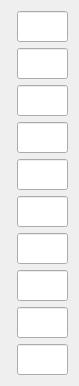
   <widget class="QWidget" name="formLayoutWidget_3">
    <property name="geometry">
     <rect>
      <x>754</x>
      <y>42</y>
      <width>71</width>
      <height>331</height>
     </rect>
    </property>
    <property name="font">
     <font>
      <family>微软雅黑</family>
      <pointsize>12</pointsize>
     </font>
    </property>
    <layout class="QFormLayout" name="formLayout_3">
     <item row="0" column="1">
      <widget class="QLineEdit" name="lineEdit30">
       <property name="font">
        <font>
         <family>微软雅黑</family>
         <pointsize>12</pointsize>
        </font>
       </property>
       <property name="text">
        <string/>
       </property>
       <property name="alignment">
        <set>Qt::AlignCenter</set>
       </property>
       <property name="readOnly">
        <bool>true</bool>
       </property>
      </widget>
     </item>
     <item row="1" column="1">
      <widget class="QLineEdit" name="lineEdit31">
       <property name="font">
        <font>
         <family>微软雅黑</family>
         <pointsize>12</pointsize>
        </font>
       </property>
       <property name="text">
        <string/>
       </property>
       <property name="alignment">
        <set>Qt::AlignCenter</set>
       </property>
       <property name="readOnly">
        <bool>true</bool>
       </property>
      </widget>
     </item>
     <item row="2" column="1">
      <widget class="QLineEdit" name="lineEdit32">
       <property name="font">
        <font>
         <family>微软雅黑</family>
         <pointsize>12</pointsize>
        </font>
       </property>
       <property name="text">
        <string/>
       </property>
       <property name="alignment">
        <set>Qt::AlignCenter</set>
       </property>
       <property name="readOnly">
        <bool>true</bool>
       </property>
      </widget>
     </item>
     <item row="3" column="1">
      <widget class="QLineEdit" name="lineEdit33">
       <property name="font">
        <font>
         <family>微软雅黑</family>
         <pointsize>12</pointsize>
        </font>
       </property>
       <property name="text">
        <string/>
       </property>
       <property name="alignment">
        <set>Qt::AlignCenter</set>
       </property>
       <property name="readOnly">
        <bool>true</bool>
       </property>
      </widget>
     </item>
     <item row="4" column="1">
      <widget class="QLineEdit" name="lineEdit34">
       <property name="font">
        <font>
         <family>微软雅黑</family>
         <pointsize>12</pointsize>
        </font>
       </property>
       <property name="text">
        <string/>
       </property>
       <property name="alignment">
        <set>Qt::AlignCenter</set>
       </property>
       <property name="readOnly">
        <bool>true</bool>
       </property>
      </widget>
     </item>
     <item row="5" column="1">
      <widget class="QLineEdit" name="lineEdit35">
       <property name="font">
        <font>
         <family>微软雅黑</family>
         <pointsize>12</pointsize>
        </font>
       </property>
       <property name="text">
        <string/>
       </property>
       <property name="alignment">
        <set>Qt::AlignCenter</set>
       </property>
       <property name="readOnly">
        <bool>true</bool>
       </property>
      </widget>
     </item>
     <item row="6" column="1">
      <widget class="QLineEdit" name="lineEdit36">
       <property name="font">
        <font>
         <family>微软雅黑</family>
         <pointsize>12</pointsize>
        </font>
       </property>
       <property name="text">
        <string/>
       </property>
       <property name="alignment">
        <set>Qt::AlignCenter</set>
       </property>
       <property name="readOnly">
        <bool>true</bool>
       </property>
      </widget>
     </item>
     <item row="7" column="1">
      <widget class="QLineEdit" name="lineEdit37">
       <property name="font">
        <font>
         <family>微软雅黑</family>
         <pointsize>12</pointsize>
        </font>
       </property>
       <property name="text">
        <string/>
       </property>
       <property name="alignment">
        <set>Qt::AlignCenter</set>
       </property>
       <property name="readOnly">
        <bool>true</bool>
       </property>
      </widget>
     </item>
     <item row="8" column="1">
      <widget class="QLineEdit" name="lineEdit38">
       <property name="font">
        <font>
         <family>微软雅黑</family>
         <pointsize>12</pointsize>
        </font>
       </property>
       <property name="text">
        <string/>
       </property>
       <property name="alignment">
        <set>Qt::AlignCenter</set>
       </property>
       <property name="readOnly">
        <bool>true</bool>
       </property>
      </widget>
     </item>
     <item row="9" column="1">
      <widget class="QLineEdit" name="lineEdit39">
       <property name="font">
        <font>
         <family>微软雅黑</family>
         <pointsize>12</pointsize>
        </font>
       </property>
       <property name="text">
        <string/>
       </property>
       <property name="alignment">
        <set>Qt::AlignCenter</set>
       </property>
       <property name="readOnly">
        <bool>true</bool>
       </property>
      </widget>
     </item>
    </layout>
   </widget>
